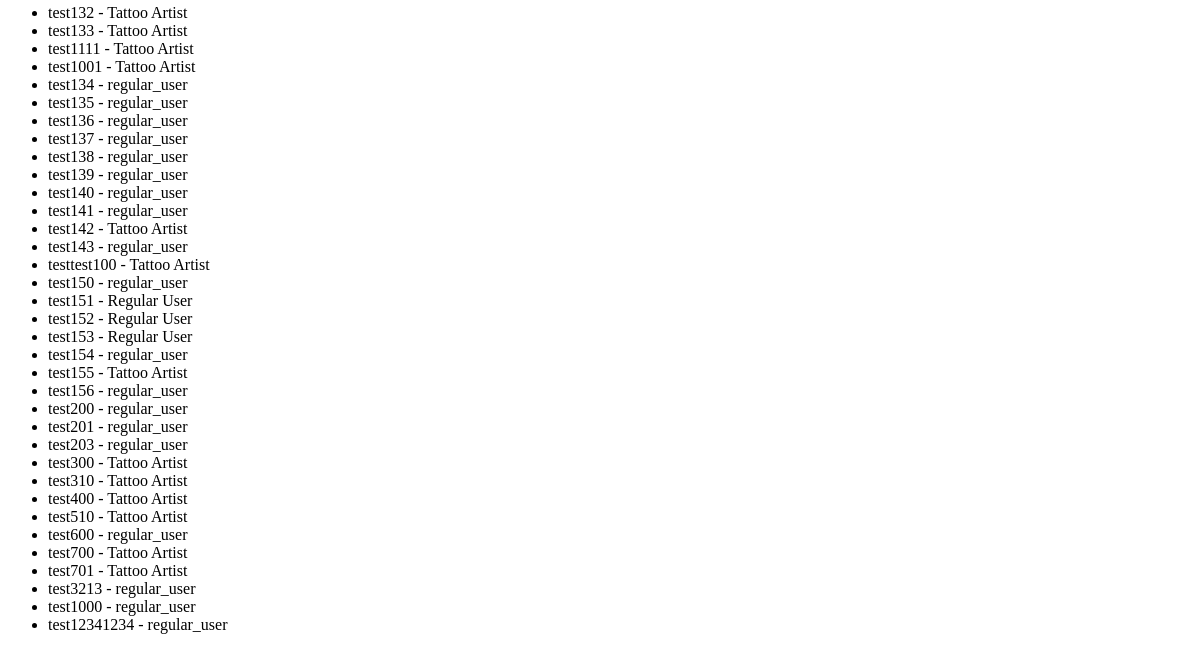
The app's page /profiles/ (lower part), older data.
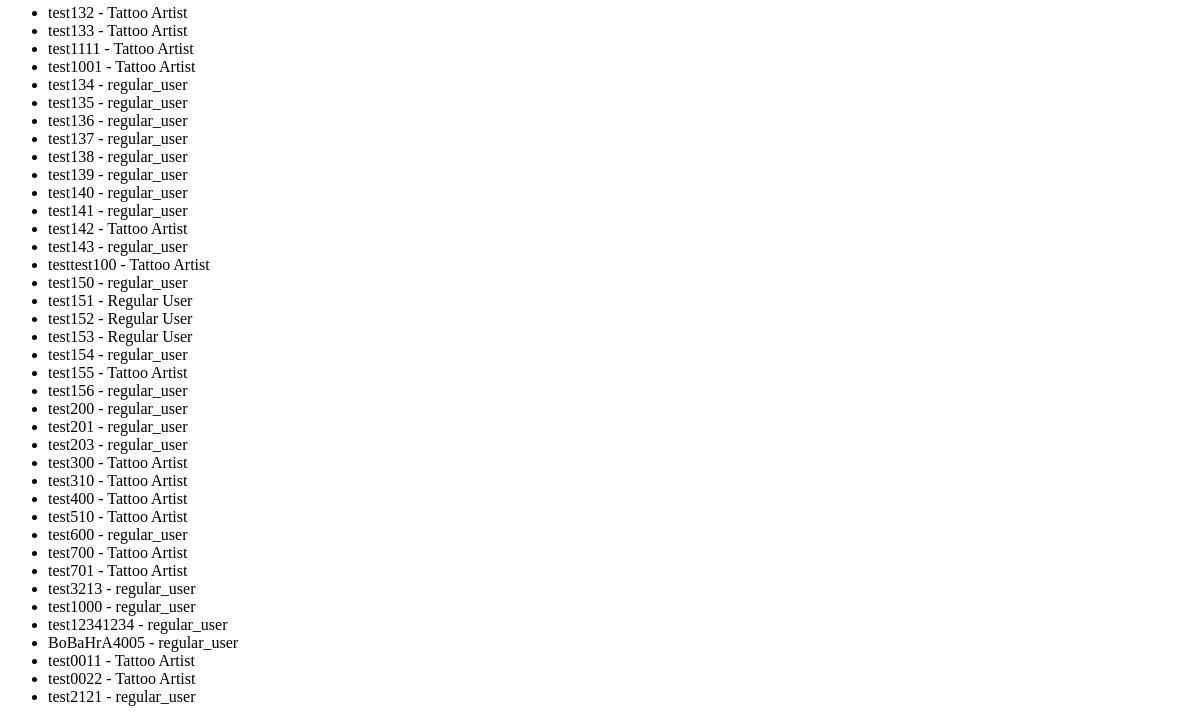
The same page, newer data.
### users/models.py (models this page shows, shortened)
class Profile(models.Model):
    user = models.OneToOneField(User, on_delete=models.CASCADE)
    account_type = models.CharField(max_length=20, choices=USER_TYPE_CHOICES)
    status = models.CharField(max_length=20, default='pending', choices=[('pending', 'На проверке'), ('active', 'Активный')])
    bio = models.TextField(blank=True, null=True)
    profile_image = models.ImageField(upload_to='profile_images/', blank=True, null=True)
    verification_status = models.CharField(max_length=20, default='pending', choices=[('pending', 'На проверке'), ('approved', 'Одобрен'), ('rejected', 'Отклонён')])
    is_email_verified = models.BooleanField(default=False)

### users/views.py (the view)
# urls.py: path('profiles/', views.profile_list, name='profile_list'),
def profile_list(request):
    profiles = Profile.objects.all()  # Получаем все профили
    return render(request, 'users/profile_list.html', {'profiles': profiles})

### users/templates/users/profile_list.html (shortened to what this page needs)
{% extends 'base.html' %}
{% block content %}
<div>
    <ul>
        {% for profile in profiles %}
            <li>{{ profile.user.username }} - {{ profile.get_account_type_display }}</li>
        {% endfor %}
    </ul>
</div>
{% endblock %}

Row changes from the older to the newer data that the page shows:
added Profile: user.username "BoBaHrA4005", account_type "regular_user"
added Profile: user.username "test0011", account_type "Tattoo Artist"
added Profile: user.username "test0022", account_type "Tattoo Artist"
added Profile: user.username "test2121", account_type "regular_user"
